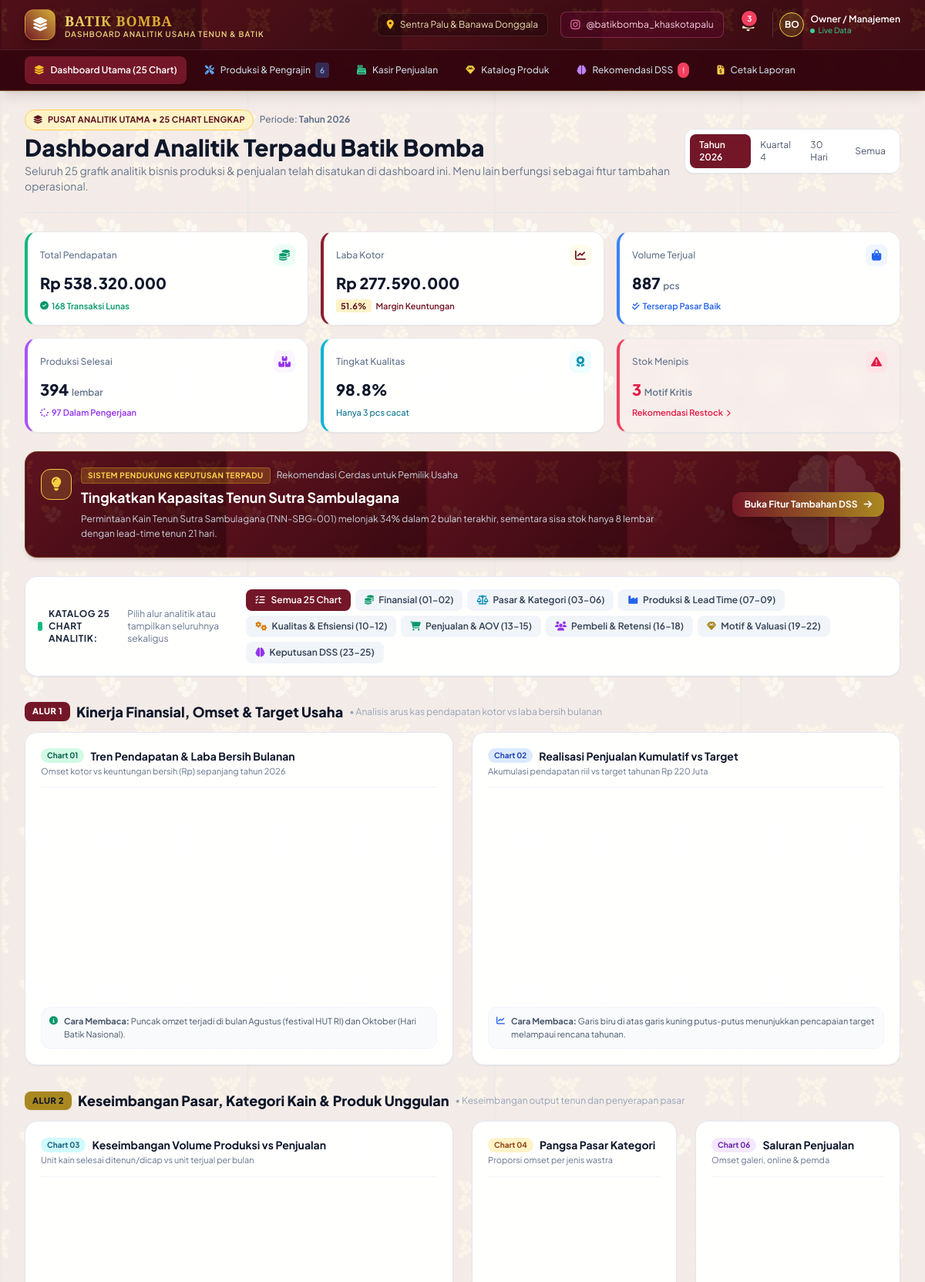
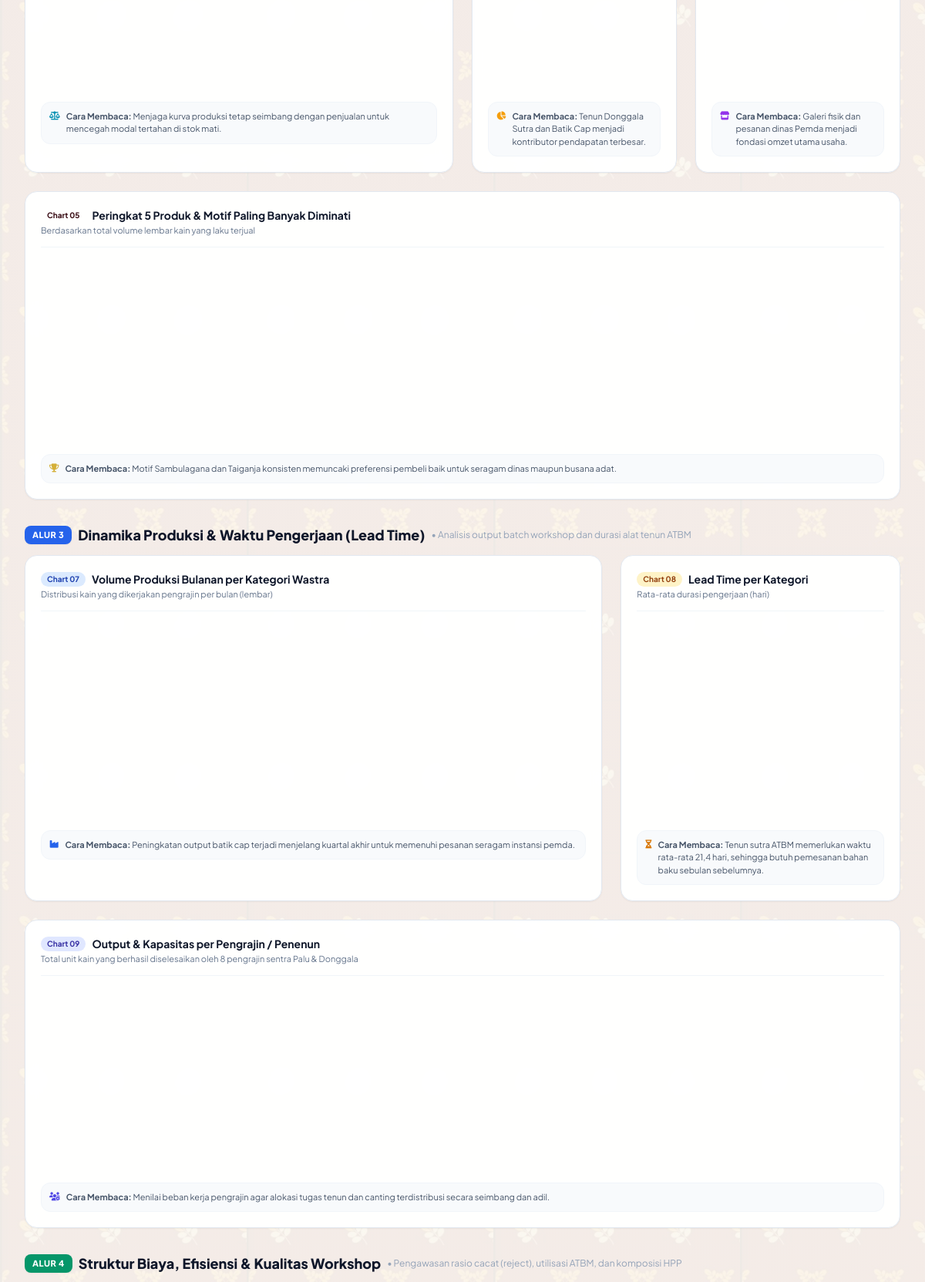
The page / (upper part) on the database its author committed (2 pictures, top to bottom).
### tables this page shows
CREATE TABLE decision_recommendations (
        id INTEGER PRIMARY KEY AUTOINCREMENT,
        type TEXT NOT NULL, -- 'REKOMENDASI_PRODUKSI', 'STOK_KRITIS', 'OPTIMASI_HARGA', 'SLOW_MOVING'
        priority TEXT NOT NULL, -- 'High', 'Medium', 'Low'
        title TEXT NOT NULL,
        description TEXT NOT NULL,
        suggested_action TEXT NOT NULL,
        product_id INTEGER,
        status TEXT DEFAULT 'Aktif',
        created_at TEXT DEFAULT CURRENT_TIMESTAMP,
        FOREIGN KEY (product_id) REFERENCES products(id) ON DELETE SET NULL
    );

### index.php (the view, shortened to what the rows shown need)
<?php
$pdo = getDBConnection();
$topRecommendations = $pdo->query("SELECT * FROM decision_recommendations WHERE status = 'Aktif' ORDER BY CASE priority WHEN 'High' THEN 1 WHEN 'Medium' THEN 2 ELSE 3 END LIMIT 2")->fetchAll();
include __DIR__ . '/includes/header.php';
?>
<div class="flex flex-col md:flex-row md:items-center md:justify-between pb-6 border-b border-slate-200 gap-4" id="filterBar">
    <div>
        <h1 class="text-2xl sm:text-3xl font-extrabold text-slate-900 mt-1">
            Dashboard Analitik Terpadu Batik Bomba
        </h1>
    </div>
</div>
<?php if (!empty($topRecommendations)): ?>
<div class="batik-banner-bg text-white rounded-2xl p-5 mb-6 shadow-md border border-gold-500/30 relative overflow-hidden">
    <div class="absolute right-0 top-0 bottom-0 opacity-10 pointer-events-none flex items-center pr-6">
        <i class="fas fa-brain text-9xl"></i>
    </div>
    <div class="relative z-10 flex flex-col md:flex-row md:items-center justify-between gap-4">
        <div class="flex items-start space-x-3">
            <div class="w-10 h-10 rounded-xl bg-gold-500/20 border border-gold-400 flex items-center justify-center text-gold-400 flex-shrink-0 mt-0.5">
                <i class="fas fa-lightbulb text-lg"></i>
            </div>
            <div>
                <div class="flex items-center space-x-2">
                    <span class="text-[10px] uppercase font-bold tracking-wider px-2 py-0.5 rounded bg-amber-400/20 text-amber-300 border border-amber-400/30">
                        Sistem Pendukung Keputusan Terpadu
                    </span>
                    <span class="text-xs text-slate-300">Rekomendasi Cerdas untuk Pemilik Usaha</span>
                </div>
                <h3 class="text-base sm:text-lg font-bold text-white mt-1"><?= htmlspecialchars($topRecommendations[0]['title']) ?></h3>
                <p class="text-xs text-slate-300 mt-1 max-w-3xl leading-relaxed"><?= htmlspecialchars($topRecommendations[0]['description']) ?></p>
            </div>
        </div>
        <a href="decision-support.php" class="px-4 py-2 bg-gradient-to-r from-bomba-600 to-gold-600 hover:from-bomba-500 hover:to-gold-500 text-white text-xs font-bold rounded-xl shadow-lg transition flex items-center self-end md:self-center flex-shrink-0">
            <span>Buka Fitur Tambahan DSS</span>
            <i class="fas fa-arrow-right ml-2"></i>
        </a>
    </div>
</div>
<?php endif; ?>
<div class="chart-cluster mb-8" id="cluster-alur1">
    <div class="flex items-center space-x-2 mb-3">
        <h2 class="text-base sm:text-lg font-extrabold text-slate-900">Kinerja Finansial, Omset & Target Usaha</h2>
    </div>
</div>
<div class="chart-cluster mb-8" id="cluster-alur2">
    <div class="flex items-center space-x-2 mb-3">
        <h2 class="text-base sm:text-lg font-extrabold text-slate-900">Keseimbangan Pasar, Kategori Kain & Produk Unggulan</h2>
    </div>
</div>
<div class="chart-cluster mb-8" id="cluster-alur3">
    <div class="flex items-center space-x-2 mb-3">
        <h2 class="text-base sm:text-lg font-extrabold text-slate-900">Dinamika Produksi & Waktu Pengerjaan (Lead Time)</h2>
    </div>
</div>
<div class="chart-cluster mb-8" id="cluster-alur4">
    <div class="flex items-center space-x-2 mb-3">
        <h2 class="text-base sm:text-lg font-extrabold text-slate-900">Struktur Biaya, Efisiensi & Kualitas Workshop</h2>
    </div>
</div>
<?php include __DIR__ . '/includes/footer.php'; ?>

### rows shown on the page
decision_recommendations: title "Tingkatkan Kapasitas Tenun Sutra Sambulagana", description "Permintaan Kain Tenun Sutra Sambulagana (TNN-SBG-001) melonjak 34% dalam 2 bulan terakhir, sementara sisa stok hanya 8 lembar dengan lead-time tenun 21 hari."

### other values the page prints
$criticalStockCount "3"
$activeBatchesCount "6"
$periodLabel "Tahun 2026"
formatRupiah($salesKPI['total_omset']) "Rp 538.320.000"
$salesKPI['total_transaksi'] "168"
formatRupiah($salesKPI['total_laba']) "Rp 277.590.000"
$grossProfitMargin "51.6"
$totalQtySold "887"
$prodKPI['total_selesai_qty'] "394"
$prodKPI['total_proses_qty'] "97"
$prodKPI['total_reject'] "3"
